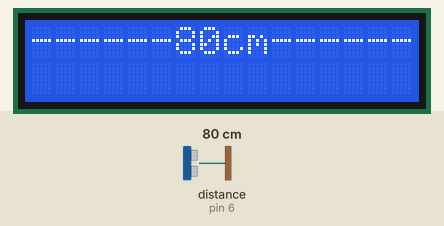
Recording of a sketch running on a simulated Arduino Uno, built with avr-gcc and run on an emulated ATmega328P. On the bench: 16×2 character LCD. Wiring (inferred from the names in the program): ultrasonic range finder: trigger pin 7; echo pin 6. The inputs (shaded band) are chosen by the test bench; at power-on: distance to the obstacle (sensor on pin 6) 80 cm. The echo pulse lasts 58.3 µs per cm.

Above: at 5.2 s.
5.3 s: distance to the obstacle (sensor on pin 6) set to 2 cm
At 6.23 s:
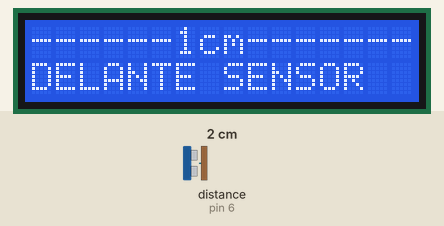
8.3 s: distance to the obstacle (sensor on pin 6) set to 9 cm
At 9.5 s:
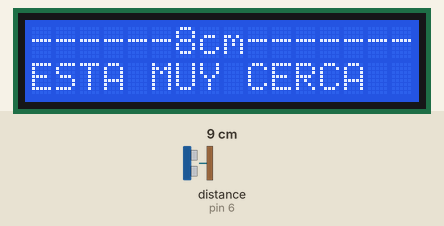
11.3 s: distance to the obstacle (sensor on pin 6) set to 13 cm
At 12.5 s:
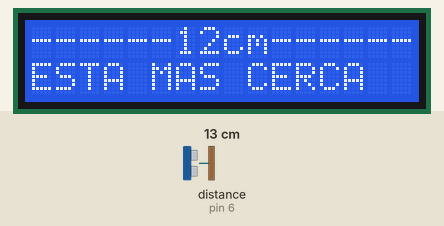
14.3 s: distance to the obstacle (sensor on pin 6) set to 18 cm
At 15.5 s:
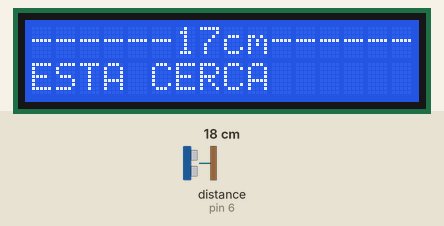
Timing chart, 0 to 17.3 s (numbered marks = the images above; inputs shaded):
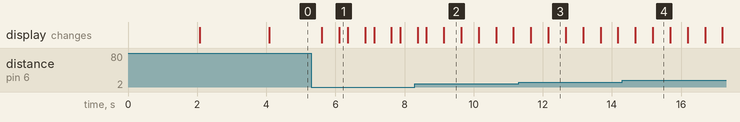

The sketch:

PANTALLA_LED.ino
```cpp
/*
HC-SR04 conexiones
VCC al arduino 5 V
GND al arduino GND
Echo al Arduino pin 6
Trig al Arduino pin 7

1602 A conexiones (LCD):
VSS: 0 V
VDD: 5 V
VO: Centro potenciómetro 50K
RS: Pin 12 Arduino
RW: 0 V
E (Enable): Pin 11~ Arduino
D4: Pin 5~ Arduino
D5: Pin 4  Arduino
D6: Pin 3~ Arduino
D7: Pin 2  Arduino
Uno de los pines de los lados del potenciómetro 50 K va a 0 V, el otro a 5 V
*/

#include<LiquidCrystal.h>                // Incluye la librería para el LCD
LiquidCrystal lcd(12, 11, 5, 4, 3, 2);   // Define los pines de Arduino que se van a usar con el LCD
#define Pecho 6                          // Define los pines de Arduino que se van a usar con el Sensor HC-SR04
#define Ptrig 7
long duracion, distancia;

void setup() {
  pinMode(Pecho, INPUT);               // Define el pin 6 como entrada (echo)
  pinMode(Ptrig, OUTPUT);              // Define el pin 7 como salida  (triger)
   lcd.begin (16, 2);                  // Inicializa el LCD como 2 filas de 16 caracteres
   lcd.setCursor(0,0);                 // Escribir en primera línea
   lcd.print(" ");
   lcd.print("SENSOR HC-SR04");        // Inicio o presentación
   lcd.print("  ");
   lcd.setCursor(0,1);                 // Escribir en segunda línea
   lcd.print("  ");
   lcd.print("ULTRASONIDOS");
   lcd.print("  ");
   delay(2000);
   lcd.setCursor(0,0);
   lcd.print("   ");
   lcd.print("PRECISION");
   lcd.print("    ");
   lcd.setCursor(0,1);
   lcd.print("      ");
   lcd.print("90%");
   lcd.print("       ");
   delay(2000);

  }

void loop() {

  digitalWrite(Ptrig, LOW);
  delayMicroseconds(2);
  digitalWrite(Ptrig, HIGH);   // genera el pulso de triger por 10ms
  delayMicroseconds(10);
  digitalWrite(Ptrig, LOW);

  duracion = pulseIn(Pecho, HIGH);          // Recibe señal de Triger
  distancia = (duracion/2) / 29;            // Calcula la distancia en centimetros

  if (distancia >= 500 || distancia <= 0){  // Si la distancia es mayor a 500cm o menor a 0cm
   lcd.setCursor(0,0);                      // Determina dónde escribir (segunda línea)
   lcd.print(" ");
   lcd.print("FUERA DE RANGO");                // No mide nada, envía mensaje de fuera de rango, o no hay sensor
   lcd.print(" ");
   lcd.setCursor(0,1);
   lcd.print("O NO HAY SENSOR!!");
   delay(1500);
   lcd.setCursor(0,0);
   lcd.print("   ");
   lcd.print("ACERQUESE");
   lcd.print("    ");
   lcd.setCursor(0,1);
   lcd.print("O CONECTE SENSOR");
   delay(2000);
   lcd.setCursor(0,0);
   lcd.print(" ");
   lcd.print("LUEGO REINICIE");
   lcd.print("  ");
   lcd.setCursor(0,1);
   lcd.print("                ");
   delay(1500);
  }
  else {
    lcd.setCursor(0,0);             // Determina dónde escribir (primera línea)
    lcd.print("------");            // Decoración
    lcd.print(distancia);           // Envía el valor de la distancia por el LCD
    lcd.print("cm");                // Pone "cm" al lado del valor
    lcd.print("------");            // Decoración
    lcd.setCursor(0,1);
    lcd.print("                ");   // Segunda línea vacía (Necesario, porque sino se quedaría escrito algúno de los textos de más adelante)
    delay(500);
  }

   if (distancia <= 20 && distancia >= 15){
    lcd.setCursor(0,1);
    lcd.print("ESTA CERCA");         // envia texto a LCD (segunda línea)
    delay(500);
  }
   if (distancia <= 14 && distancia >= 10){
    lcd.setCursor(0,1);
    lcd.print("ESTA MAS CERCA");         // envia texto a LCD (segunda línea)
    delay(500);
  }
   if (distancia <= 9 && distancia >= 5){
    lcd.setCursor(0,1);
    lcd.print("ESTA MUY CERCA");         // envia texto a LCD (segunda línea)
    delay(500);
  }
   if (distancia <= 4 && distancia >= 1){
    lcd.setCursor(0,1);
    lcd.print("DELANTE SENSOR");         // envia texto a LCD (segunda línea)
    delay(250);
   }

  }
```

Measured:
- the behaviour switches between 10 and 11 cm on distance to the obstacle (sensor on pin 6) (found by bisection; images 2 and 3)
- after the input at 5.3 s, the display: first changes after 0.31 s (image 1 shows a later state)
- after the input at 8.3 s, the display: first differs from a run without the input after 0.33 s (image 2 shows a later state)
- after the input at 11.3 s, the display: first changes after 0.36 s (image 3 shows a later state)
- after the input at 14.3 s, the display: first changes after 0.38 s (image 4 shows a later state)
- what the display in image 2 shows lasts 0.5 s, from 9.1 s to 9.6 s
